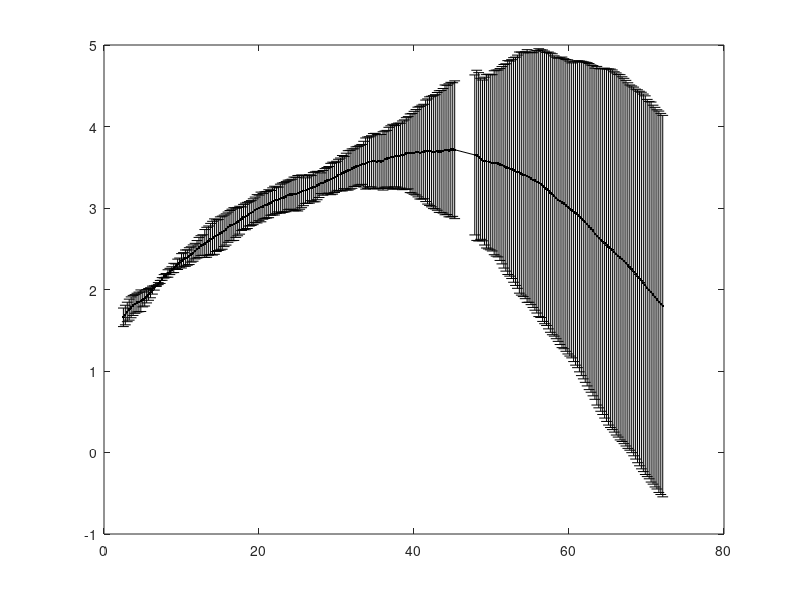

The MATLAB script that drew this image: (Note: this script raises an error after producing the figure.)
%% Parameter Estimation for OV Module

clear all;
close all;

% Global variables for parameters
global K MOI_ICI omega;

% Load tumor data (PBT030) from experimental results for different time points
T_point = load('Data/Data_extract_041122/Time_OV0008.txt');  % Time points (in hours)
PBT030_Y1 = load('Data/Data_extract_041122/PBT030_OV0008_Y1.txt');  % Data from experimental set 1
PBT030_Y2 = load('Data/Data_extract_041122/PBT030_OV0008_Y2.txt');  % Data from experimental set 2
PBT030_Y3 = load('Data/Data_extract_041122/PBT030_OV0008_Y3.txt');  % Data from experimental set 3

% Compute the average of the three data sets
PBT030_ave = mean([PBT030_Y1, PBT030_Y2, PBT030_Y3], 2);

% Plot the average tumor data
figure(2)
plot(T_point, PBT030_ave, 'k-', 'LineWidth', 0.5);
hold on;

% Calculate the error bars (difference between max and min of each data set)
for i = 1:length(T_point)
    err(i) = max([PBT030_Y1(i), PBT030_Y2(i), PBT030_Y3(i)]) - min([PBT030_Y1(i), PBT030_Y2(i), PBT030_Y3(i)]);
end

% Plot the data with error bars
errorbar(T_point, PBT030_ave, err, 'k.', 'LineWidth', 0.1);

% Initial conditions: Tumor, Immune cells, and Virus
time = T_point;
T_0 = PBT030_ave(1);  % Initial tumor concentration (first point of average data)
I_0 = 0;  % Initial immune cells (assumed to be zero initially)
V_0 = 0.0008;  % Initial virus concentration (as an example)

% Initial values for parameter optimization
Init = [T_0; I_0; V_0];  % Initial conditions vector

% Load the optimal carrying capacity for tumor (K) from a previous computation
load('K_opt_Tonly.mat', 'K_opt');
K = K_opt;  % Tumor carrying capacity

% Define constants for the model
MOI_ICI = 25;  % Burst size of the virus (Virus production per infected cell)
omega = 0.05;  % Virus clearance rate (1/h) from Hillen et al., 2023

% Initial guesses for parameters alfa, beta, gamma
alfa_0 = 0.15;
beta_0 = 0.1;  
gamma_0 = 0.1;

% Combine initial guesses into a single vector for optimization
x0 = [alfa_0, beta_0, gamma_0];

% Set up optimization options for particle swarm optimization (PSO)
options = optimoptions('particleswarm', 'SwarmSize', 200, 'FunctionTolerance', 1e-10, ...
                       'HybridFcn', @fmincon, 'MaxIterations', 500, 'ObjectiveLimit', 1e-10, ...
                       'InitialSwarmMatrix', x0, 'PlotFcn', @pswplotbestf);

% Set bounds for the parameters
lb = [0, 0, 0];  % Lower bounds for alfa, beta, gamma
ub = [1, 5.5, 0.5];  % Upper bounds for alfa, beta, gamma
nvar = 3;  % Number of variables (alfa, beta, gamma)

% Define the objective function for optimization (SSE calculation)
fun = @fun_alfabetagamma_PS;

% Run particle swarm optimization to find the optimal parameters
[x, fval, exitflag, output] = particleswarm(fun, nvar, lb, ub, options);

% Output results from PSO optimization
fprintf('particleswarm reached the value %f using %d function evaluations.\n', fval, output.funccount);

% Extract optimized parameters
alfa_opt = x(1);
beta_opt = x(2);
gamma_opt = x(3);

% Solve the ODE system with the optimized parameters
[t, y] = ode23(@(t, y) TumorOV(t, y, [alfa_opt, K, beta_opt, gamma_opt, omega]), time, Init);

% Plot the results
hold on;
figure(2);
plot(t, y(:, 1) + y(:, 2), 'r', 'LineWidth', 2);  % Tumor + Immune cells over time
plot(t, y(:, 3) ./ MOI_ICI, 'b', 'LineWidth', 2);  % Virus concentration over time

% Customize the plot
xlim([0, 72]);
ylim([0, 6]);
legend('Tumor cells + Immune cells', 'Virus (scaled by MOI_ICI)');
xlabel('Time (hours)');
ylabel('Concentration');
title('MOI = 0.03');
axis square;

% Save the optimized parameters
save('alfabetagamma_opt_OV0008_c25.mat', 'alfa_opt', 'beta_opt', 'gamma_opt');

%%% Objective function for PSO (calculating sum of squared errors)
function SSE = fun_alfabetagamma_PS(x)

global K omega;

% Load the data again
T_point = load('Data/Data_extract_041122/Time_OV0008.txt');
PBT030_Y1 = load('Data/Data_extract_041122/PBT030_OV0008_Y1.txt');
PBT030_Y2 = load('Data/Data_extract_041122/PBT030_OV0008_Y2.txt');
PBT030_Y3 = load('Data/Data_extract_041122/PBT030_OV0008_Y3.txt');
PBT030_ave = mean([PBT030_Y1, PBT030_Y2, PBT030_Y3], 2);

% Experimental data for fitting
xdata = T_point;
ydata = PBT030_ave;

% Extract parameters for the model
alfa = x(1); 
beta = x(2);
gamma = x(3);

% Pack parameters for passing to the ODE function
par = [alfa, K, beta, gamma, omega];

% Initial conditions (tumor, immune cells, virus)
T_0 = PBT030_ave(1);  % Initial tumor concentration
I_0 = 0;  % Initial immune cells (zero)
V_0 = 0.0008;  % Initial virus concentration

Init = [T_0; I_0; V_0];  % Initial conditions vector

% Solve the ODE system with the current parameters
[t, y] = ode45(@(t, y) TumorOV(t, y, par), xdata, Init);

% Calculate the sum of squared errors (SSE) between the model and experimental data
SSE = sum((ydata - (y(:, 1) + y(:, 2))).^2);

end

%%% ODE system for Tumor-OV dynamics
function [dydt] = TumorOV(t, y, par)

global MOI_ICI;

% Extract parameters
alfa = par(1);
K = par(2);
beta = par(3);
gamma = par(4);
omega = par(5);

% State variables: Tumor (T), Immune cells (I), Virus (V)
T = y(1);
I = y(2);
V = y(3);

% ODEs for the system
dTdt = alfa * T * (1 - (T + I) / K) - beta * T * V;  % Tumor dynamics
dIdt = beta * T * V - gamma * I;  % Immune cell dynamics
dVdt = MOI_ICI * gamma * I - omega * V;  % Virus dynamics

% Return the derivatives
dydt = [dTdt; dIdt; dVdt];

end